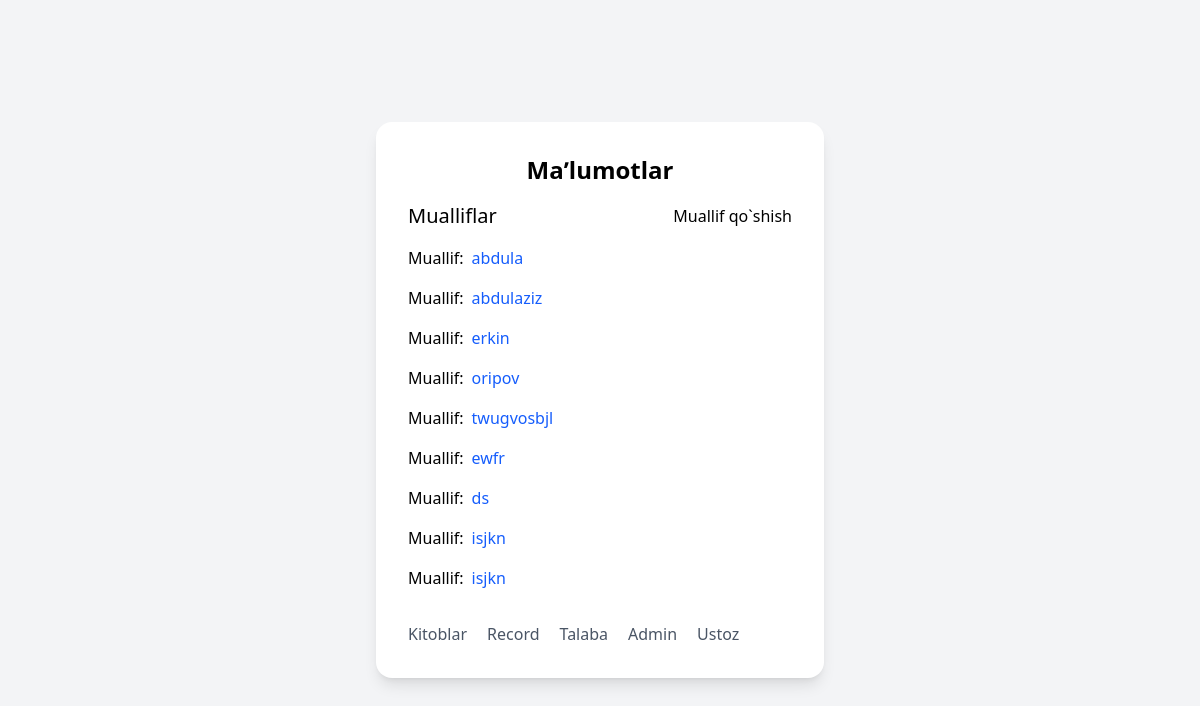
The page / on the database its author committed.
### Kutubxona/models.py (models this page shows, shortened)
class Muallif(models.Model):
    name=models.CharField(max_length=50)
    age=models.BigIntegerField()
    jins=models.CharField(
        choices=[
            ('Erkak','Erkak'),
            ('Ayol','Ayol')
        ]
    )
    deta=models.DateField(default=datetime.now())
    quantity=models.BigIntegerField()
    tric=models.BooleanField()

### Kutubxona/views.py (the view)
# urls.py: 2. Add a URL to urlpatterns:  path('', views.home, name='home')
def home(request):
    mualliflar=Muallif.objects.all()
    context={
        'mualliflar':mualliflar
    }
    return render(request,'index.html',context)

### template/index.html (shortened to what this page needs)
<!DOCTYPE html>
<html lang="en">
<head>
    <script src="https://cdn.jsdelivr.net/npm/@tailwindcss/browser@4"></script>
</head>
<body class="bg-gray-100 min-h-screen flex items-center justify-center">
<div class="bg-white shadow-lg rounded-2xl p-8 w-full max-w-md space-y-4">
    <h1 class="text-2xl text-center font-semibold">Maʼlumotlar</h1>
        <div class="flex items-center justify-between">
            <h2 class="text-xl font-medium">Mualliflar</h2>
            <a href="/qoshish/muallif" class="cursor-pointer">Muallif qo`shish</a>
        </div>
        {% for muallif in mualliflar %}
            <div class="flex gap-2">
                <span>Muallif:</span>
                <a href="/details/{{ muallif.id }}/" class="text-blue-600">
                    {{ muallif.name }}
                </a>
            </div>
        {% endfor %}
    <div class="flex items-center gap-5">
        <a href="/kitoblar/" class="block text-center text-gray-600 mt-4">Kitoblar</a>
        <a href="/record/" class="block text-center text-gray-600 mt-4">Record</a>
        <a href="/talaba/" class="block text-center text-gray-600 mt-4">Talaba</a>
        <a href="/kutubxonachi/" class="block text-center text-gray-600 mt-4">Admin</a>
        <a href="/ustoz/" class="block text-center text-gray-600 mt-4">Ustoz</a>
    </div>
</div>
</body>
</html>

### rows shown on the page
Muallif: name "abdula"
Muallif: name "abdulaziz"
Muallif: name "erkin"
Muallif: name "oripov"
Muallif: name "twugvosbjl"
Muallif: name "ewfr"
Muallif: name "ds"
Muallif: name "isjkn"
Muallif: name "isjkn"
